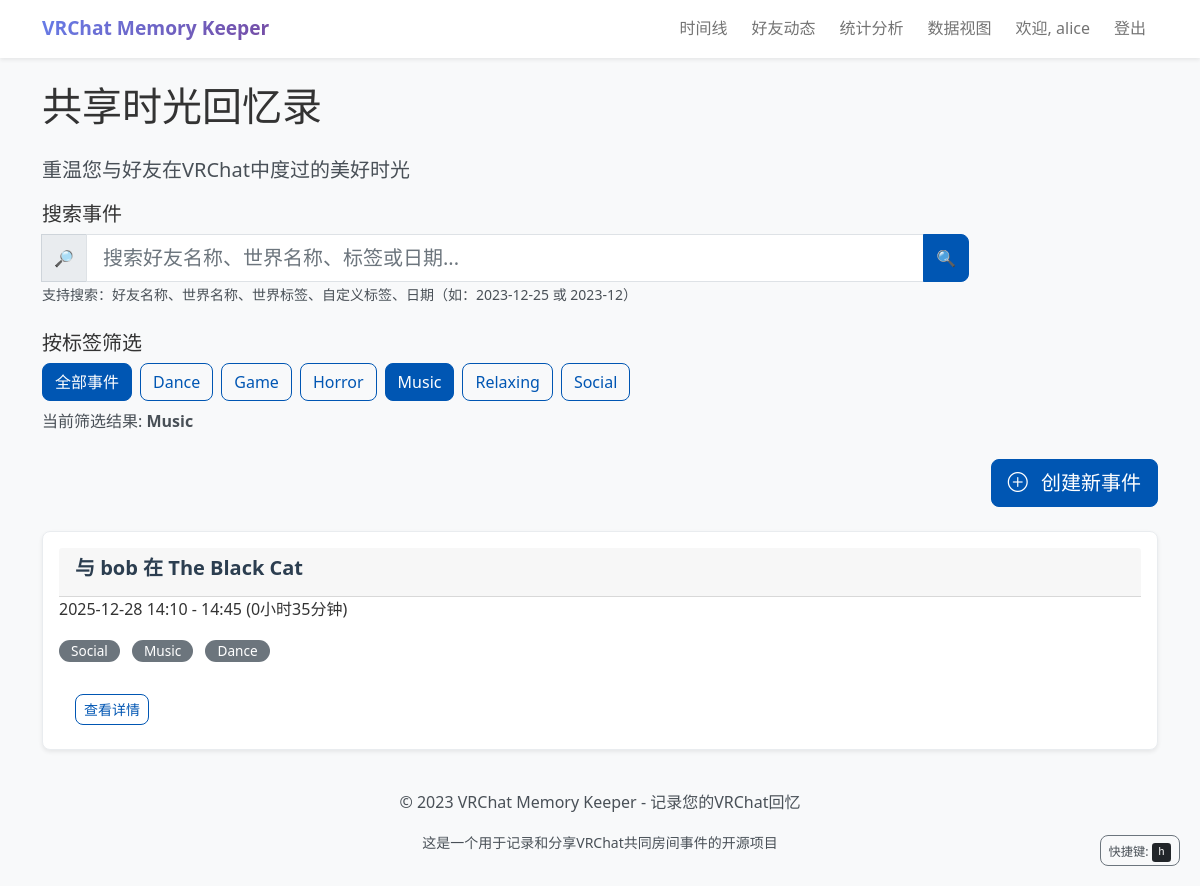
Screenshot of /?tag=Music (signed in) with the database file from the repository.
### app.py (models this page shows, shortened)
class User(UserMixin, db.Model):
    id = db.Column(db.Integer, primary_key=True)
    username = db.Column(db.String(80), unique=True, nullable=False)
    password_hash = db.Column(db.String(120), nullable=False)
    events = db.relationship('SharedEvent', backref='user', lazy=True)
    friends = db.relationship(
        'User',
        secondary='user_friends',
        primaryjoin='user_friends.c.user_id == User.id',
        secondaryjoin='user_friends.c.friend_id == User.id',
        backref=db.backref('friended_by', lazy='dynamic'),
        lazy='dynamic'
    )

class SharedEvent(db.Model):
    id = db.Column(db.Integer, primary_key=True)
    user_id = db.Column(db.Integer, db.ForeignKey('user.id'), nullable=False)
    world_id = db.Column(db.Integer, db.ForeignKey('world.id'), nullable=False)
    event_group_id = db.Column(
        db.Integer,
        db.ForeignKey('event_group.id'),
        nullable=True)  # 关联事件组
    friend_name = db.Column(db.String(80), nullable=False)
    start_time = db.Column(db.DateTime, nullable=False)
    end_time = db.Column(db.DateTime)
    duration = db.Column(db.Integer)  # 持续时间（秒）
    notes = db.Column(db.Text, nullable=True)  # 事件备注
    privacy = db.Column(db.String(20), default='public')
    custom_tags = db.relationship(
        'EventTag',
        backref='event',
        lazy=True,  # 懒加载
        cascade='all, delete-orphan'  # 级联删除
    )
    participants = db.relationship(
        'User',
        secondary='event_participants',
        backref=db.backref('participated_events', lazy='dynamic'),
        lazy='dynamic'
    )
    sync_hash = db.Column(db.String(100))  # 同步哈希，用于识别真正的共同事件
    sync_status = db.Column(db.String(20), default='pending')  # 同步状态：pending, syncing, synced
    last_synced_at = db.Column(db.DateTime)  # 最后同步时间
    sync_comments = db.relationship(
        'EventComment',
        backref='sync_event',
        primaryjoin='and_(SharedEvent.id == EventComment.event_id, EventComment.is_sync_comment == True)',
        lazy='dynamic'
    )

class World(db.Model):
    id = db.Column(db.Integer, primary_key=True)
    world_name = db.Column(db.String(200), nullable=False)
    world_id = db.Column(db.String(100), unique=True)
    tags = db.Column(db.Text)  # 以逗号分隔的标签字符串
    events = db.relationship('SharedEvent', backref='world', lazy=True)

### app.py (the view, shortened to what this page needs)
@app.route('/')
@login_required
def index():
    all_unique_tags = get_all_unique_tags()
    selected_tag = request.args.get('tag')
    from sqlalchemy import or_
    query = SharedEvent.query.filter(
        or_(
            SharedEvent.user_id == current_user.id,
            SharedEvent.participants.contains(current_user)
        )
    )
    filtered_query = filter_events_by_tag(query, selected_tag)
    search_query = request.args.get('search')
    start_date = None
    end_date = None
    if start_date:
        from datetime import datetime
        filtered_query = filtered_query.filter(
            SharedEvent.start_time >= start_date)
    if end_date:
        from datetime import timedelta
        end_datetime = end_date + timedelta(days=1)
        filtered_query = filtered_query.filter(
            SharedEvent.start_time < end_datetime)
    events = filtered_query.order_by(SharedEvent.start_time.desc()).all()
    event_has_unread_notifications = {}
    if current_user.is_authenticated:
        for event in events:
            comment_ids = [comment.id for comment in event.comments]
            if comment_ids:
                has_unread = Notification.query.filter(
                    Notification.user_id == current_user.id,
                    Notification.comment_id.in_(comment_ids),
                    Notification.is_read == False
                ).count() > 0
                event_has_unread_notifications[event.id] = has_unread
            else:
                event_has_unread_notifications[event.id] = False
    return render_template(
        'index.html',
        events=events,
        all_tags=all_unique_tags,
        selected_tag=selected_tag,
        search_query=search_query,
        event_has_unread_notifications=event_has_unread_notifications
    )

### templates/index.html (shortened to what this page needs)
{% extends 'base.html' %}
{% block content %}
    <header class="page-header" role="banner">
        <h1 class="mb-4">共享时光回忆录</h1>
        <p class="lead text-muted">重温您与好友在VRChat中度过的美好时光</p>
    </header>
    <section class="search-section mb-4" role="search" aria-labelledby="search-heading">
        <h2 id="search-heading" class="h5">搜索事件</h2>
        <form method="GET" action="{{ url_for('index') }}" class="search-form" aria-label="事件搜索表单">
            <div class="row g-3">
                <div class="col-md-10">
                    <div class="input-group">
                        <span class="input-group-text">
                            <span aria-hidden="true">🔎</span>
                        </span>
                        <input type="text" id="search-input" class="form-control form-control-lg" name="search"
                               placeholder="搜索好友名称、世界名称、标签或日期..."
                               aria-describedby="search-help"
                               value="{{ search_query or '' }}"
                               autocomplete="off">
                        <button type="submit" class="btn btn-primary"
                                aria-label="执行搜索">
                            <span aria-hidden="true">🔍</span>
                        </button>
                    </div>
                    <small id="search-help" class="form-text text-muted">
                        支持搜索：好友名称、世界名称、世界标签、自定义标签、日期（如：2023-12-25 或 2023-12）
                    </small>
                </div>
            </div>
        </form>
    </section>
    <section class="tag-filter-section mb-4" role="region" aria-labelledby="filter-heading">
        <h2 id="filter-heading" class="h5">按标签筛选</h2>
        <div class="filter-controls" role="toolbar" aria-label="标签筛选工具">
            <div class="d-flex flex-wrap gap-2" aria-label="筛选标签列表">
                {% if selected_tag %}
                    <a href="{{ url_for('index') }}" class="btn btn-primary" role="button"
                           aria-label="显示全部事件" aria-pressed="false">
                            全部事件
                        </a>
                {% else %}
                    <a href="{{ url_for('index') }}" class="btn btn-outline-primary active" role="button"
                           aria-label="显示全部事件（当前选中）" aria-pressed="true">
                            全部事件
                        </a>
                {% endif %}
                {% if all_tags %}
                    {% for tag in all_tags %}
                        {% if selected_tag == tag %}
                            <a href="{{ url_for('index', tag=tag) }}" class="btn btn-primary" role="button"
                               aria-label="筛选标签：{{ tag }}（当前选中）" aria-pressed="true">
                                {{ tag }}
                            </a>
                        {% else %}
                            <a href="{{ url_for('index', tag=tag) }}" class="btn btn-outline-primary" role="button"
                               aria-label="筛选标签：{{ tag }}" aria-pressed="false">
                                {{ tag }}
                            </a>
                        {% endif %}
                    {% endfor %}
                {% else %}
                    <span class="text-muted" aria-live="polite">暂无可用标签</span>
                {% endif %}
            </div>
            {% if selected_tag %}
                <div class="mt-2" role="status" aria-live="polite">
                    <p class="text-muted">
                        当前筛选结果: <strong>{{ selected_tag }}</strong>
                    </p>
                </div>
            {% endif %}
        </div>
    </section>
    <section class="actions-section mb-4" role="toolbar" aria-label="事件操作工具">
        <div class="d-flex justify-content-end gap-2">
            <button type="button"
               class="btn btn-primary btn-lg"
               data-bs-toggle="modal"
               data-bs-target="#createEventModal"
               aria-label="创建新事件">
                <i class="bi bi-plus-circle me-2"></i> 创建新事件
            </button>
        </div>
    </section>
    <section class="events-section" role="region" aria-labelledby="events-heading">
        {% if events %}
            <div class="row" role="list" aria-label="共同房间事件列表">
                {% for event in events %}
                    <div class="col-lg-12" role="listitem">
                        <article class="card event-card shadow-sm position-relative">
                            <div class="card-body">
                                <header class="card-header">
                                    <h3 class="card-title h5">
                                        {% if current_user.username == event.friend_name %}
                                            与
                                            {% for participant in event.participants %}
                                                {% if participant.username != current_user.username %}
                                                    <span class="friend-name">{{ participant.username|trim }}</span>
                                                    {% if not loop.last %}, {% endif %}
                                                {% endif %}
                                            {% endfor %}
                                            在 <span class="world-name">{{ event.world.world_name }}</span>
                                        {% else %}
                                            与 <span class="friend-name">{{ event.friend_name|trim }}</span>
                                            在 <span class="world-name">{{ event.world.world_name }}</span>
                                        {% endif %}
                                    </h3>
                                </header>
                                <div class="card-content">
                                    <p class="card-text event-time">
                                        <time datetime="{{ event.start_time.isoformat() }}">
                                            {{ event.start_time.strftime('%Y-%m-%d %H:%M') }}
                                        </time>
                                        -
                                        <time datetime="{{ event.end_time.isoformat() }}">
                                            {{ event.end_time.strftime('%H:%M') }}
                                        </time>
                                        <span class="duration">
                                            ({{ (event.duration // 3600) }}小时{{ (event.duration % 3600) // 60 }}分钟)
                                        </span>
                                    </p>
                                    {% if event.world.tags %}
                                        <div class="world-tags mb-2">
                                            {% for tag in event.world.tags.split(',') %}
                                                <span class="badge bg-secondary tag" aria-label="世界标签：{{ tag.strip() }}">
                                                    {{ tag.strip() }}
                                                </span>
                                            {% endfor %}
                                        </div>
                                    {% endif %}
                                </div>
                                <footer class="card-footer bg-transparent border-0 pt-3">
                                    <div class="d-flex gap-2" role="group" aria-label="事件操作">
                                        <a href="{{ url_for('event_detail', event_id=event.id) }}"
                                           class="btn btn-outline-primary btn-sm"
                                           aria-label="查看事件 {{ event.friend_name }} 在 {{ event.world.world_name }} 的详细信息">
                                            查看详情
                                        </a>
                                    </div>
                                </footer>
                            </div>
                        </article>
                    </div>
                {% endfor %}
            </div>
        {% endif %}
    </section>
{% endblock %}

### templates/base.html (shortened to what this page needs)
<!DOCTYPE html>
<html lang="zh-CN">
<head>
    <link href="https://cdn.jsdelivr.net/npm/bootstrap@5.1.3/dist/css/bootstrap.min.css" rel="stylesheet">
    <link href="https://cdn.jsdelivr.net/npm/bootstrap-icons@1.10.5/font/bootstrap-icons.css" rel="stylesheet">
    <link href="{{ url_for('static', filename='css/main.css') }}" rel="stylesheet">
</head>
<body>
    <header role="banner">
        <nav class="navbar navbar-expand-lg navbar-light bg-white shadow-sm" role="navigation" aria-label="主导航">
            <div class="container">
                <a class="navbar-brand" href="{{ url_for('index') }}" aria-label="VRChat记忆记录器首页">
                    VRChat Memory Keeper
                </a>
                <div class="collapse navbar-collapse" id="navbarNav">
                    <div class="navbar-nav ms-auto" role="menubar">
                        {% if current_user.is_authenticated %}
                            <a class="nav-link" href="{{ url_for('index') }}" role="menuitem" aria-label="查看时间线">
                                时间线
                            </a>
                            <a class="nav-link" href="{{ url_for('friends_feed') }}" role="menuitem" aria-label="查看好友动态">
                                好友动态
                            </a>
                            <a class="nav-link" href="{{ url_for('stats') }}" role="menuitem" aria-label="查看统计分析">
                                统计分析
                            </a>
                            <a class="nav-link" href="{{ url_for('visualization_page') }}" role="menuitem" aria-label="查看数据视图">
                                数据视图
                            </a>
                            <span class="nav-link" role="status" aria-label="当前用户">
                                欢迎, {{ current_user.username }}
                            </span>
                            <a class="nav-link" href="{{ url_for('logout') }}" role="menuitem" aria-label="退出登录">
                                登出
                            </a>
                        {% endif %}
                    </div>
                </div>
            </div>
        </nav>
    </header>
    <main class="main-content" role="main">
        <div class="container mt-4">
            {% block content %}{% endblock %}
        </div>
    </main>
    <footer class="footer mt-auto py-3 bg-light" role="contentinfo">
        <div class="container">
            <div class="text-center text-muted">
                <p>© 2023 VRChat Memory Keeper - 记录您的VRChat回忆</p>
                <p class="small">这是一个用于记录和分享VRChat共同房间事件的开源项目</p>
            </div>
        </div>
    </footer>
</body>
</html>

### rows the page displays
User: username "alice"
SharedEvent: friend_name "bob", world.world_name "The Black Cat", start_time "2025-12-28 14:10", end_time "14:45", duration "0", (event.duration%3600)//60 "35", strip "Social" "Music" "Dance"

### other values shown
{{ tag }} "Dance" "Game" "Horror" "Relaxing" "Social"
{{ tag }} "Music"
{{ selected_tag }} "Music"
